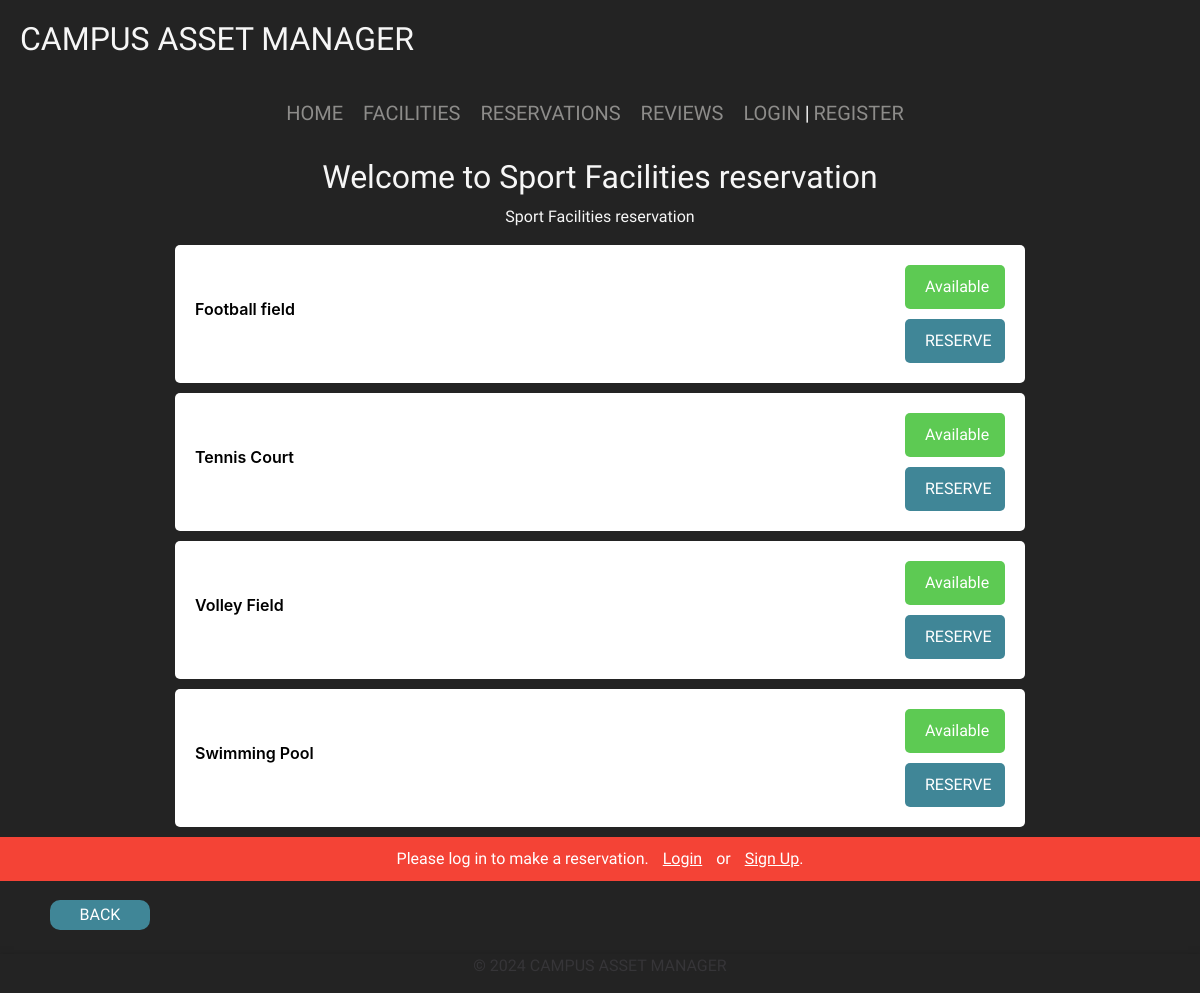
/facilities/sportfacilities/, run on an earlier commit of the app's database.
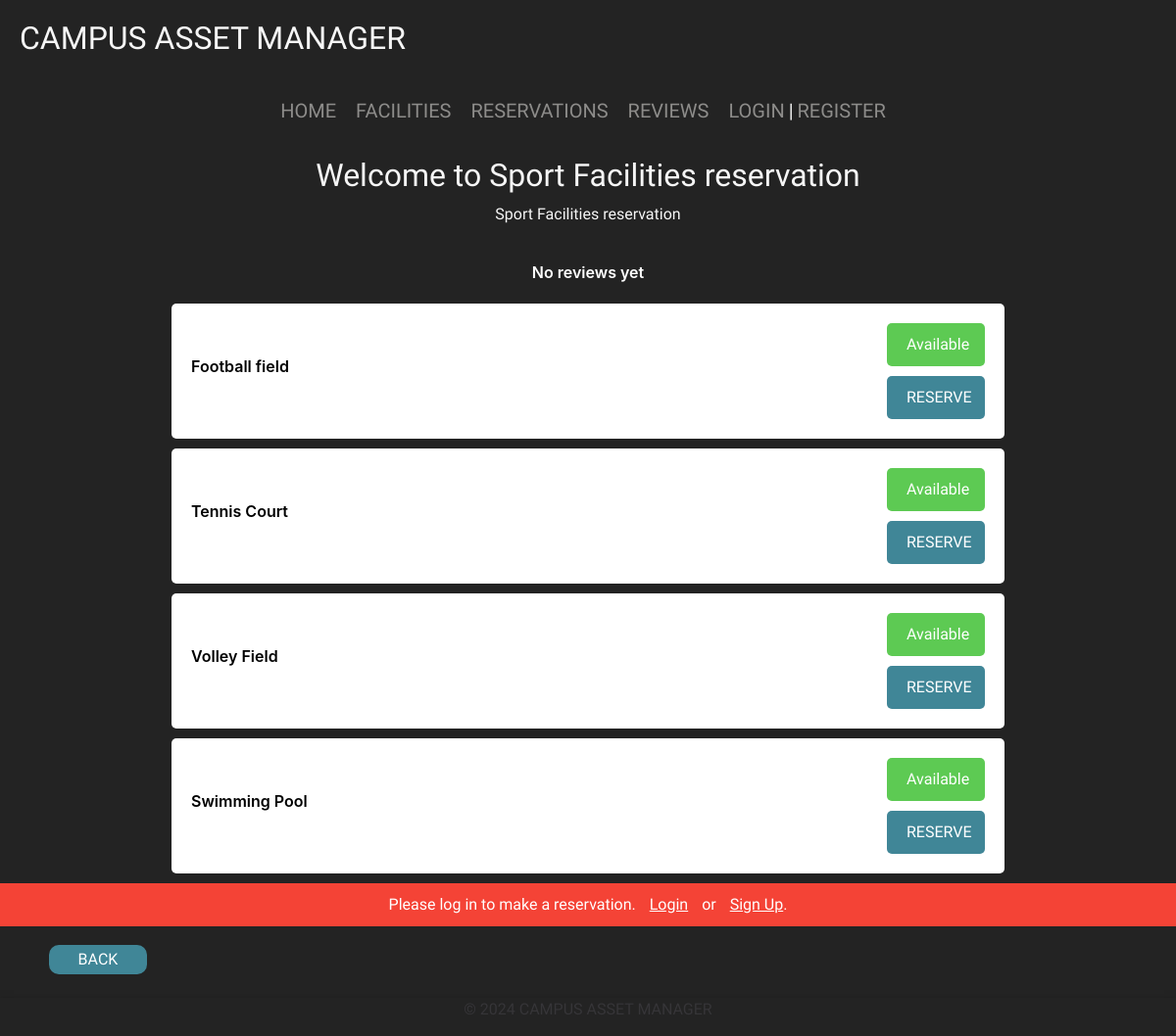
And on a later commit of the database.
### main/models.py (models this page shows, shortened)
class Facility(models.Model):
    facility_id = models.AutoField(primary_key=True)
    name = models.CharField(max_length=200)
    anemity = models.CharField(max_length=200)
    capacity = models.IntegerField()
    reservations = models.ManyToManyField(Reservation)
    image = models.ImageField(upload_to='facility_pics', blank=True)

### main/views.py (the view)
# urls.py: path('facilities/<str:facility_anemity>/', views.facility_anemity, name='facility_anemity'),
def facility_anemity(request, facility_anemity):
    template_mapping = {
        'classes': 'main/classes.html',
        'labs': 'main/labs.html',
        'sportfacilities': 'main/sportfacilites.html',
        'privaterooms': 'main/privaterooms.html',
    }
    if facility_anemity in template_mapping:
        facilities = Facility.objects.filter(anemity=facility_anemity)
        for facility in facilities:
            reviews = Reviews.objects.filter(facility=facility)
            logger.info(f"Facility: {facility.name}, Number of reviews: {reviews.count()}")
            average_rating = reviews.aggregate(Avg('rating'))['rating__avg']
            facility.average_rating = round(average_rating, 1) if average_rating else None
            logger.info(f"Facility: {facility.name}, Average rating: {facility.average_rating}")
        template = template_mapping[facility_anemity]
    else:
        facilities = Facility.objects.all()
        template = 'main/home.html'  # Default template
    return render(request, template,{"facilities": facilities})

### main/templates/main/sportfacilites.html (shortened to what the changed rows need)
{% extends 'main/base.html' %}
{% load static %}
{% block content %}
<!DOCTYPE html>
<html lang="en">
<head>
    <link rel="stylesheet" href="{% static 'css/facilities.css' %}">
    <link rel="stylesheet" href="https://use.fontawesome.com/releases/v5.7.2/css/all.css">
</head>
<body>
    <div class="content">
        <h2>Welcome to Sport Facilities reservation</h2>
    </div>
    {% for facility in facilities %}
    <div class="reviews-container">
        <a href="{% url 'reviews' %}" class="rev-button">
            <span class="stars">
                {% if facility.average_rating %}
                    {% for star in "12345" %}
                        {% if forloop.counter <= facility.average_rating %}
                            <span class="fa fa-star checked"></span>
                        {% else %}
                            <span class="fa fa-star"></span>
                        {% endif %}
                    {% endfor %}
                {% else %}
                    No reviews yet
                {% endif %}
            </span>
        </a>
    </div>
    {% endfor %}
{% endblock %}

What changed in the data, as far as the page shows it:
added Facility: shows "No reviews yet"
